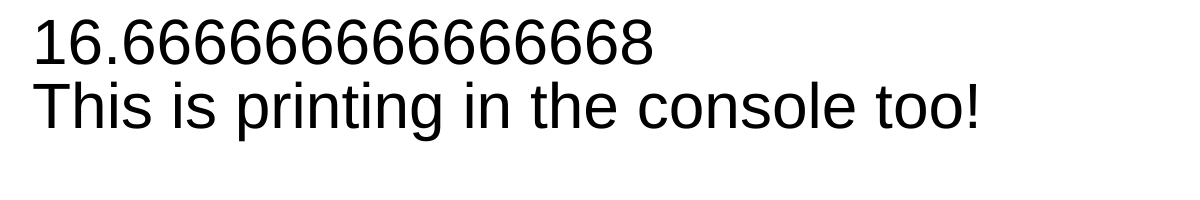
Frame 1 (no input)
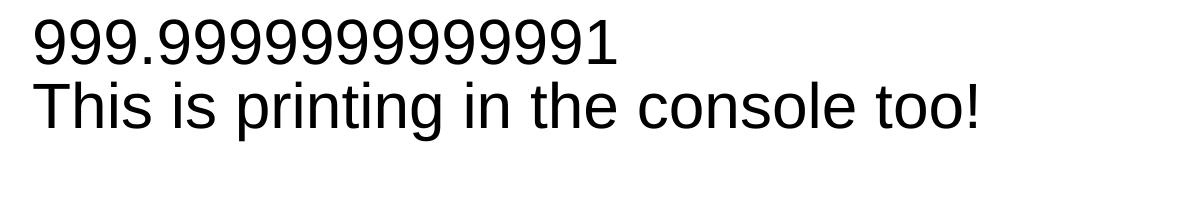
Frame 60 (no input)
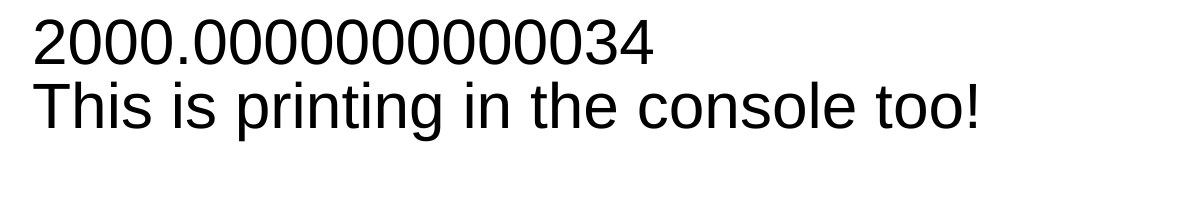
Frame 120 (the mouse pressed at the canvas centre since frame 60)

The p5.js sketch that drew these frames (run headless with seeded random() and noise() and a simulated clock; from frame 60 on, the mouse is pressed at the canvas centre):

// p5.js sketch
// ── sketch.js
function setup() {
  // put setup code here
  createCanvas(1200,200);
  textSize(64);
}

function draw() {
  // put drawing code here
  background(255);
  var time = millis();
  print(time);
  text(time,32,64);
  text("This is printing in the console too!",32,128);
  
}
